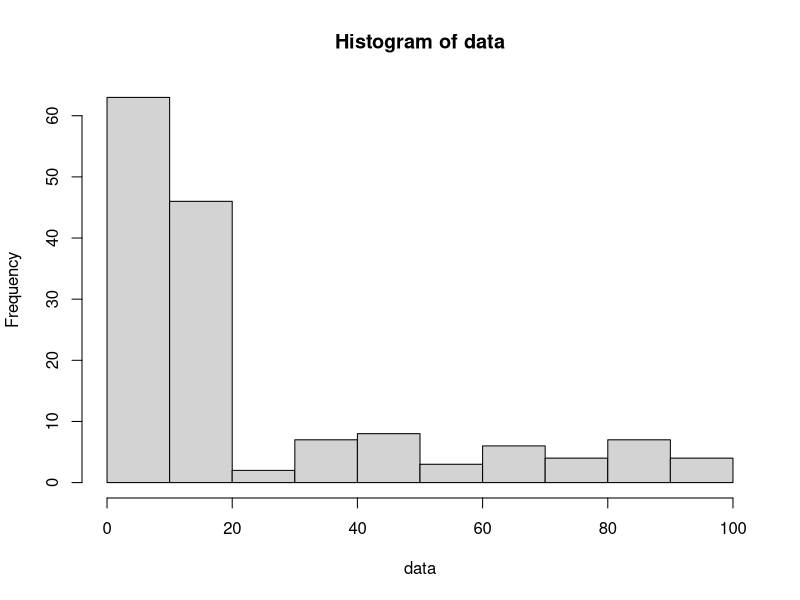
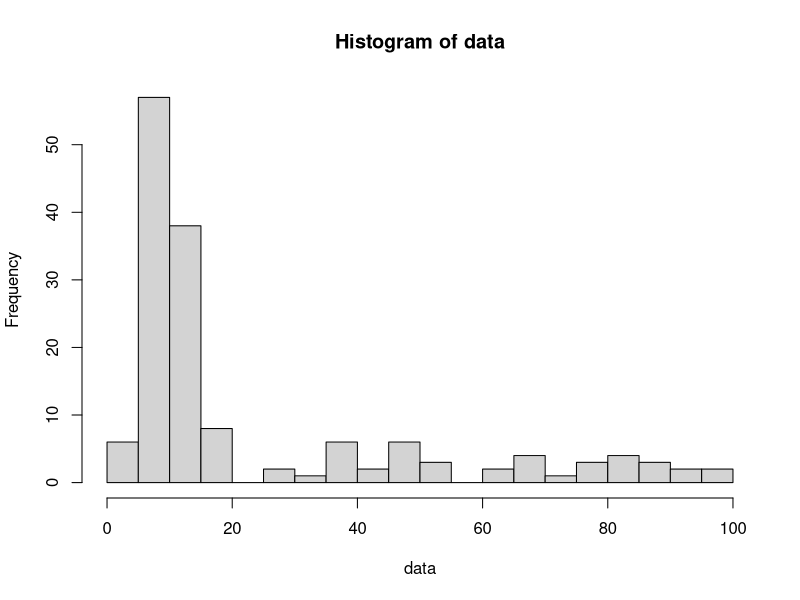
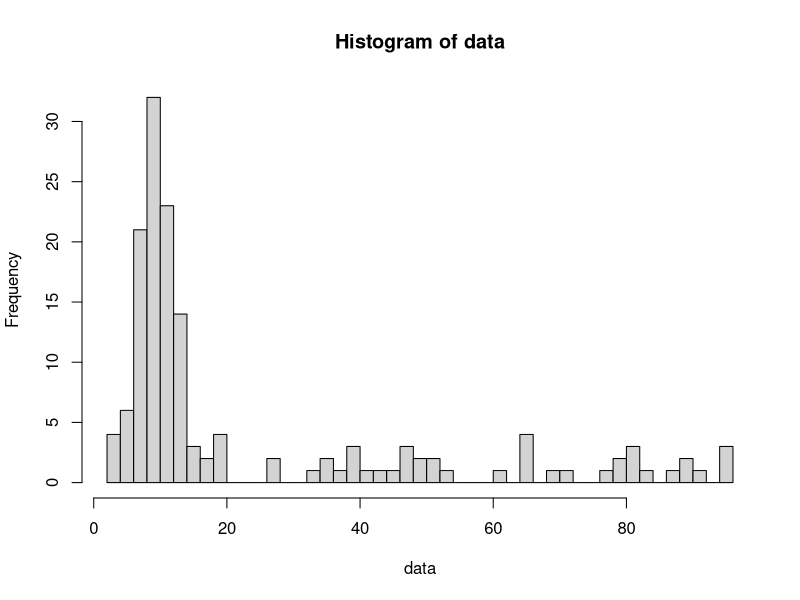
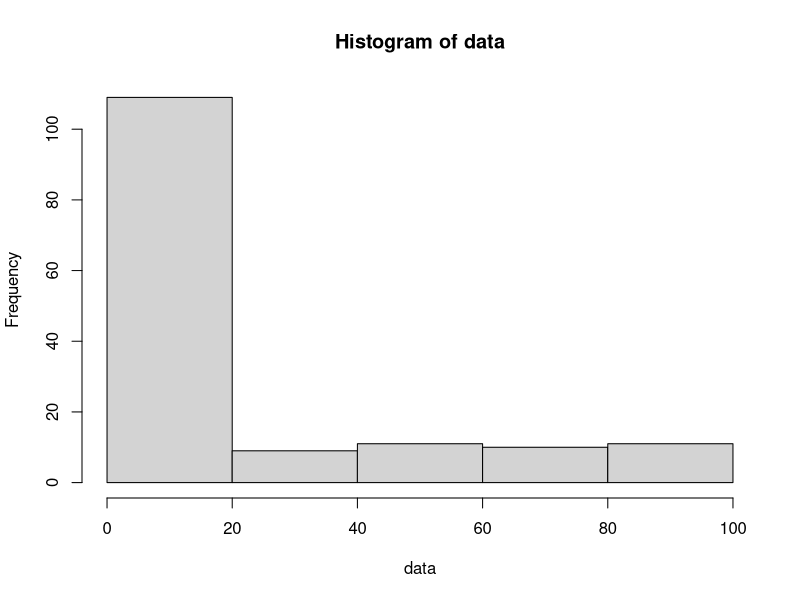
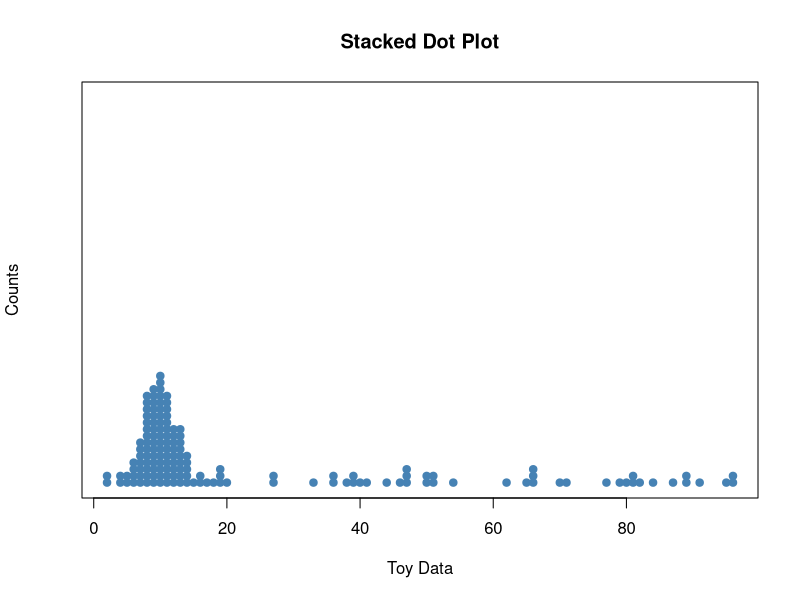
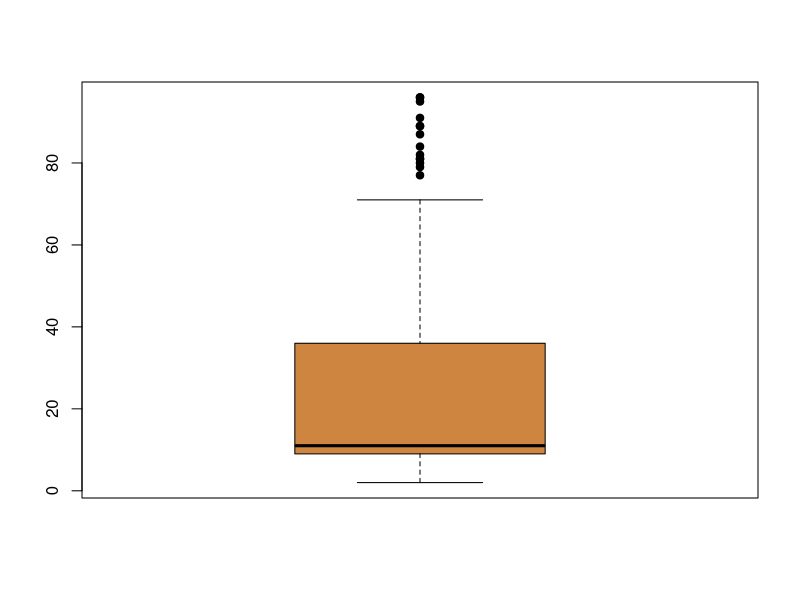

Here is the R script that generated these plots, in order:
#synthetic data
data<-c(sample(1:100, 50, replace=TRUE), rbinom(100, size=25, prob=0.4))
data

#histogram
hist(data)
hist(data, breaks=25)
hist(data, breaks=50)
hist(data, breaks=5)

#stacked dot plot
stripchart(data, method="stack",
           at=0,
           pch=19,
           col="steelblue",
           main="Stacked Dot Plot",
           xlab="Toy Data",
           ylab="Counts")

#boxplot
bp=boxplot(data, 
           col="peru", 
           pch=19#,
           #horizontal=TRUE
           )
bp$out

#numerical summary
summary(data)

var(data)
sd(data)

s.squared=sum((data-mean(data))^2)/(length(data)-1)
s=sqrt(s.squared)
s
